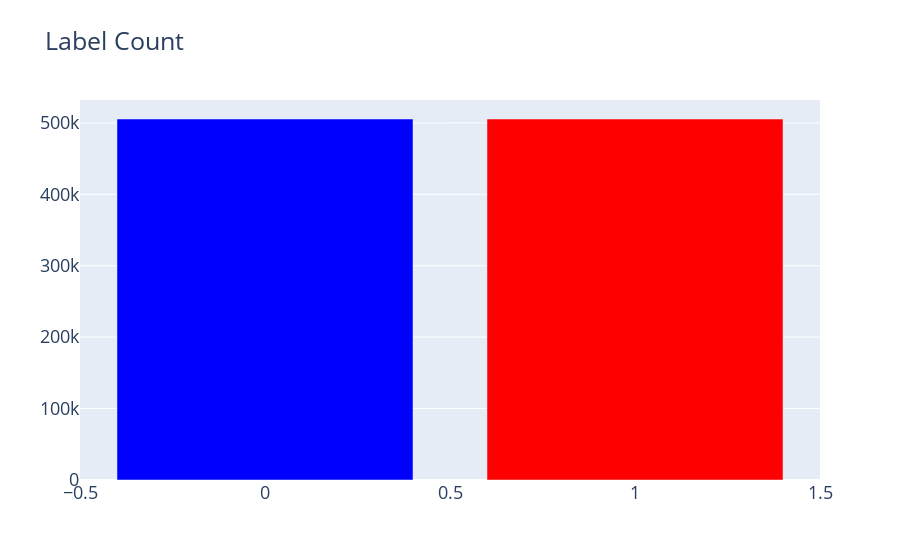
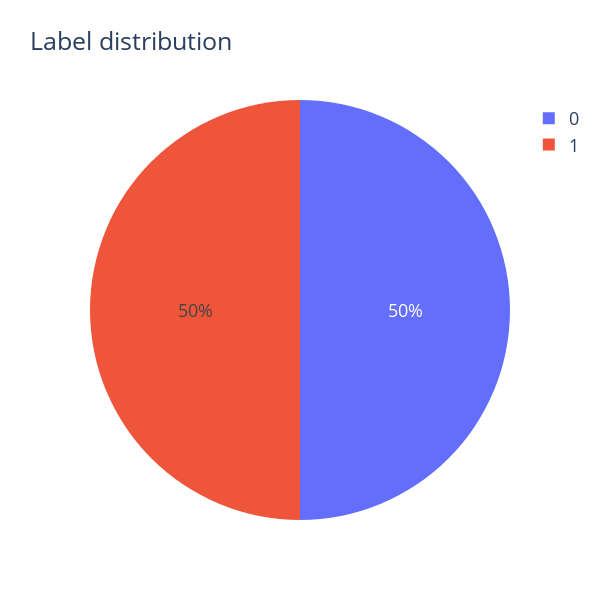

These figures' notebook cell, in order:
### Code cell
cnt_srs = train_df['label'].value_counts()
trace = go.Bar(
    x=cnt_srs.index,
    y=cnt_srs.values,
    marker=dict(
        color=cnt_srs.values,
        colorscale = 'Picnic',
        reversescale = True
    ),
)

layout = go.Layout(
    title='Label Count',
    font=dict(size=18)
)

data = [trace]
fig = go.Figure(data=data, layout=layout)
py.iplot(fig, filename="LabelCount")

## target distribution ##
labels = (np.array(cnt_srs.index))
sizes = (np.array((cnt_srs / cnt_srs.sum())*100))

trace = go.Pie(labels=labels, values=sizes)
layout = go.Layout(
    title='Label distribution',
    font=dict(size=18),
    width=600,
    height=600,
)
data = [trace]
fig = go.Figure(data=data, layout=layout)
py.iplot(fig, filename="usertype")

### Figure 1 — Plotly figure (JSON) as saved in the notebook; plotly's stock layout.template omitted (floating-point values rounded to 4 significant figures)
{"data": [{"marker": {"color": [505405, 505368], "colorscale": [[0, "rgb(0,0,255)"], [0.1, "rgb(51,153,255)"], [0.2, "rgb(102,204,255)"], [0.3, "rgb(153,204,255)"], [0.4, "rgb(204,204,255)"], [0.5, "rgb(255,255,255)"], [0.6, "rgb(255,204,255)"], [0.7, "rgb(255,153,255)"], [0.8, "rgb(255,102,204)"], [0.9, "rgb(255,102,102)"], [1, "rgb(255,0,0)"]], "reversescale": true}, "type": "bar", "x": [0, 1], "y": [505405, 505368]}], "layout": {"font": {"size": 18}, "title": {"text": "Label Count"}}}

### Figure 2 — Plotly figure (JSON) as saved in the notebook; plotly's stock layout.template omitted (floating-point values rounded to 4 significant figures)
{"data": [{"labels": [0, 1], "type": "pie", "values": [50.0, 50.0]}], "layout": {"font": {"size": 18}, "height": 600, "title": {"text": "Label distribution"}, "width": 600}}
